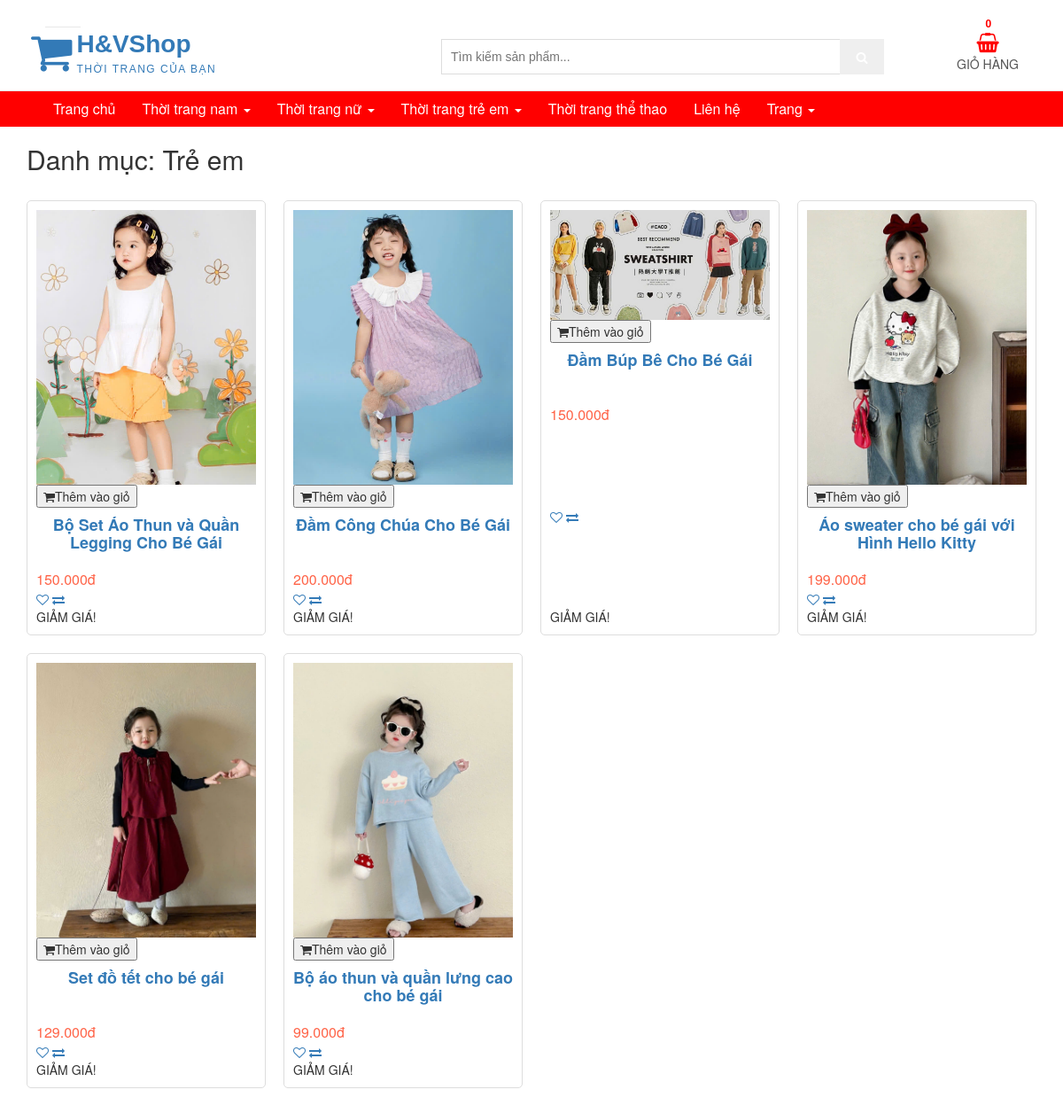
/product.php?category=3&gender=girl, run on the app's committed database.
### tables this page shows
CREATE TABLE IF NOT EXISTS `categories` (
  `category_id` int NOT NULL AUTO_INCREMENT,
  `category_name` varchar(100) NOT NULL,
  `description` text,
  `status` tinyint(1) DEFAULT '1',
  PRIMARY KEY (`category_id`)
);

CREATE TABLE IF NOT EXISTS `products` (
  `product_id` int NOT NULL AUTO_INCREMENT,
  `product_name` varchar(255) NOT NULL,
  `price` decimal(10,2) NOT NULL,
  `description` text,
  `stock_quantity` int DEFAULT '0',
  `image_url` varchar(255) DEFAULT NULL,
  `size` varchar(50) DEFAULT NULL,
  `color` varchar(50) DEFAULT NULL,
  `brand_id` int DEFAULT NULL,
  `category_id` int DEFAULT NULL,
  `product_type` varchar(255) DEFAULT NULL,
  `gender` varchar(50) DEFAULT NULL,
  PRIMARY KEY (`product_id`),
  KEY `brand_id` (`brand_id`),
  KEY `category_id` (`category_id`)
);

### product.php (the view, shortened to what this page needs)
<?php
try {
    $category = isset($_GET['category']) ? $_GET['category'] : null;
    $gender = isset($_GET['gender']) ? $_GET['gender'] : null;
    $search = isset($_GET['query']) ? trim($_GET['query']) : '';
    $pdo = new PDO("mysql:host=localhost;dbname=db_web", "root", "");
    $pdo->setAttribute(PDO::ATTR_ERRMODE, PDO::ERRMODE_EXCEPTION);
    $sql = "SELECT p.*, c.category_name
            FROM products p
            LEFT JOIN categories c ON p.category_id = c.category_id
            WHERE 1=1";
    $params = array();
    if ($category == 4) {
        $sql .= " AND (p.product_name LIKE :sport
                 OR p.description LIKE :sport
                 OR p.product_type = 'the-thao')";
        $params[':sport'] = '%thể thao%';
    } elseif ($category) {
        $sql .= " AND p.category_id = :category";
        $params[':category'] = $category;
    }
    if ($gender) {
        $sql .= " AND p.gender = :gender";
        $params[':gender'] = $gender;
    }
    $stmt = $pdo->prepare($sql);
    $stmt->execute($params);
    $products = $stmt->fetchAll(PDO::FETCH_ASSOC);
} catch(PDOException $e) {
    echo "Lỗi: " . $e->getMessage();
    exit;
}
?>
<!DOCTYPE html>
<html lang="en">
<head>
    <link href="css/font-awesome.css" rel="stylesheet">
    <link href="css/bootstrap.css" rel="stylesheet">
    <link href="css/jquery.smartmenus.bootstrap.css" rel="stylesheet">
    <link href="css/product.css" rel="stylesheet">
</head>
<body>
<header id="aa-header">
    <div class="aa-header-top">
      <div class="container">
        <div class="row">
          <div class="col-md-12">
            <div class="aa-header-top-area">
              <div class="aa-header-top-left">
              <div class="aa-header-top">
    </div>
            </div>
          </div>
        </div>
      </div>
    </div>
    <div class="aa-header-bottom">
      <div class="container">
        <div class="row">
          <div class="col-md-12">
            <div class="aa-header-bottom-area">
              <div class="aa-logo">
                <a href="index.php">
                  <span class="fa fa-shopping-cart"></span>
                  <p>H&V<strong>Shop</strong> <span>Thời trang của bạn</span></p>
                </a>
              </div>
              <div class="aa-cartbox">
                <a class="aa-cart-link" href="cart.php">
                  <span class="fa fa-shopping-basket"></span>
                  <span class="aa-cart-title">GIỎ HÀNG</span>
                  <span class="aa-cart-notify">
                    <?php echo isset($_SESSION['cart']) ? count($_SESSION['cart']) : 0; ?>
                  </span>
                </a>
              </div>
              <div class="aa-search-box">
                <form action="search.php" method="GET">
                  <input type="text" name="query" placeholder="Tìm kiếm sản phẩm...">
                  <button type="submit"><span class="fa fa-search"></span></button>
                </form>
              </div>
            </div>
          </div>
        </div>
      </div>
    </div>
  </header>
  <section id="menu">
    <div class="container">
      <div class="menu-area">
        <div class="navbar navbar-default" role="navigation">
          <div class="navbar-collapse collapse">
            <ul class="nav navbar-nav">
              <li><a href="index.php">Trang chủ</a></li>
              <li><a href="#">Thời trang nam <span class="caret"></span></a>
              </li>
              <li><a href="#">Thời trang nữ <span class="caret"></span></a>
              </li>
              <li><a href="#">Thời trang trẻ em <span class="caret"></span></a>
              </li>
              <li><a href="product.php?category=4">Thời trang thể thao</a></li>
              <li><a href="contact.php">Liên hệ</a></li>
              <li><a href="#">Trang <span class="caret"></span></a>
              </li>
            </ul>
          </div>
        </div>
      </div>
    </div>
  </section>
    <section id="aa-product-category" >
        <div class="container">
            <div class="row">
                <div class="col-md-12">
                    <div class="aa-product-catg-content">
                        <div class="aa-product-catg-head">
                            <div class="aa-product-catg-head-left">
                                <h2>
                                    <?php
                                    if($search) {
                                        echo 'Kết quả tìm kiếm cho: "' . htmlspecialchars($search) . '"';
                                    } elseif($category) {
                                        echo 'Danh mục: ' . htmlspecialchars($products[0]['category_name'] ?? 'Tất cả sản phẩm');
                                    } else {
                                        echo 'Tất cả sản phẩm';
                                    }
                                    ?>
                                </h2>
                            </div>
                        </div>
                        <div class="aa-product-catg-body">
                            <ul class="aa-product-catg">
                                <?php foreach($products as $product): ?>
                                <li>
                                    <figure>
                                        <a class="aa-product-img" href="product-detail.php?id=<?php echo $product['product_id']; ?>">
                                            <img src="<?php echo htmlspecialchars($product['image_url']); ?>"
                                                 alt="<?php echo htmlspecialchars($product['product_name']); ?>">
                                        </a>
                                        <form class="add-to-cart-form" method="POST" style="display: inline;">
                                            <button type="submit" class="aa-add-card-btn">
                                                <span class="fa fa-shopping-cart"></span>Thêm vào giỏ
                                            </button>
                                        </form>
                                        <figcaption>
                                            <h4 class="aa-product-title">
                                                <a href="product-detail.php?id=<?php echo $product['product_id']; ?>">
                                                    <?php echo htmlspecialchars($product['product_name']); ?>
                                                </a>
                                            </h4>
                                            <span class="aa-product-price">
                                                <?php echo number_format($product['price'], 0, ',', '.'); ?>đ
                                            </span>
                                        </figcaption>
                                    </figure>
                                    <div class="aa-product-hvr-content">
                                        <a href="#" data-toggle="tooltip" data-placement="top" title="Yêu thích">
                                            <span class="fa fa-heart-o"></span>
                                        </a>
                                        <a href="#" data-toggle="tooltip" data-placement="top" title="So sánh">
                                            <span class="fa fa-exchange"></span>
                                        </a>
                                    </div>
                                    <span class="aa-badge aa-sale">GIẢM GIÁ!</span>
                                </li>
                                <?php endforeach; ?>
                            </ul>
                        </div>
                    </div>
                </div>
            </div>
        </div>
    </section>
</body>
</html>

### data on the page
categories: category_name "Trẻ em"
products: image_url (picture), product_name "Bộ Set Áo Thun và Quần Legging Cho Bé Gái", price "150.000"
products: image_url (picture), product_name "Đầm Công Chúa Cho Bé Gái", price "200.000"
products: image_url (picture), product_name "Đầm Búp Bê Cho Bé Gái", price "150.000"
products: image_url (picture), product_name "Áo sweater cho bé gái với Hình Hello Kitty", price "199.000"
products: image_url (picture), product_name "Set đồ tết cho bé gái", price "129.000"
products: image_url (picture), product_name "Bộ áo thun và quần lưng cao cho bé gái", price "99.000"
